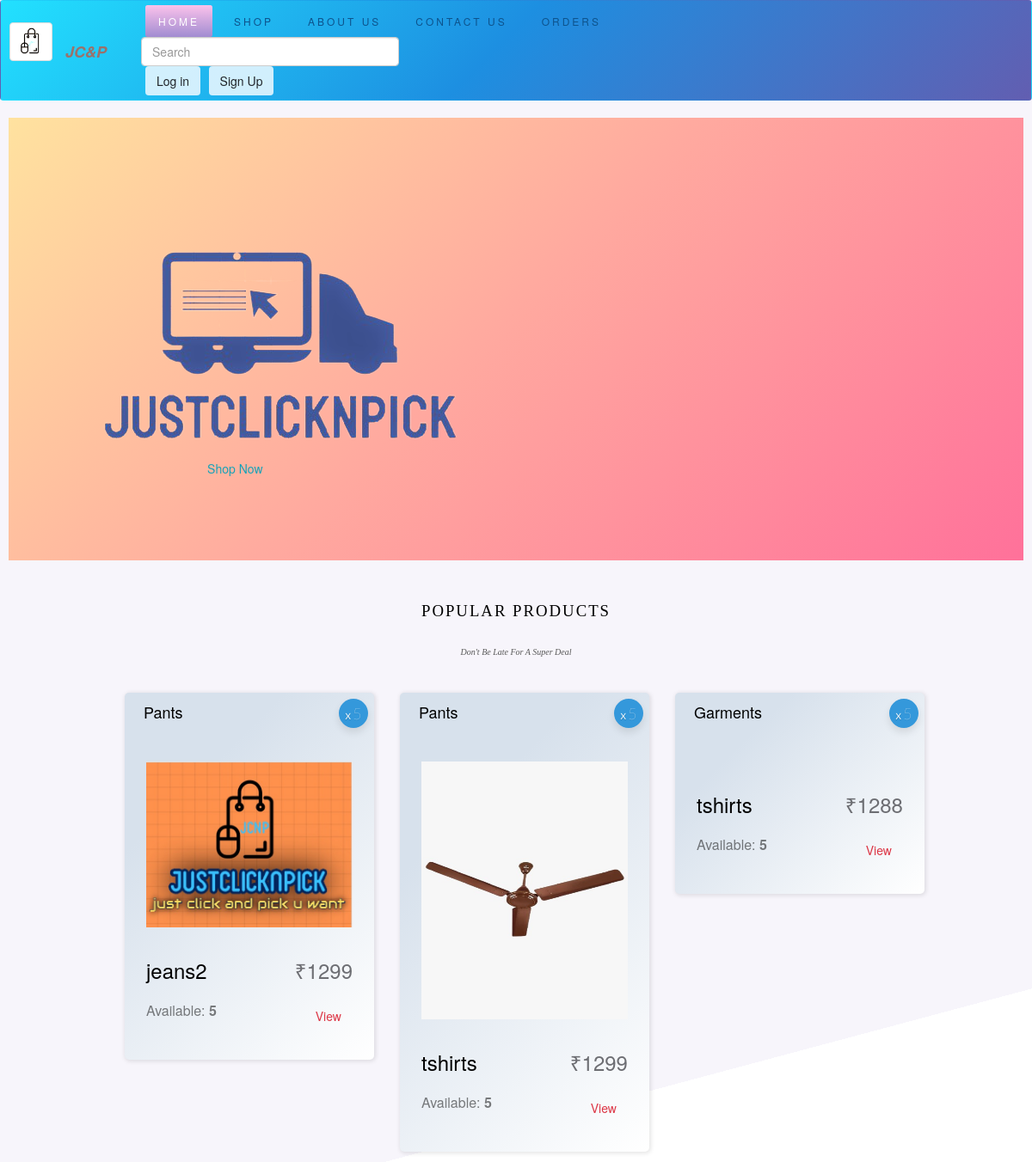
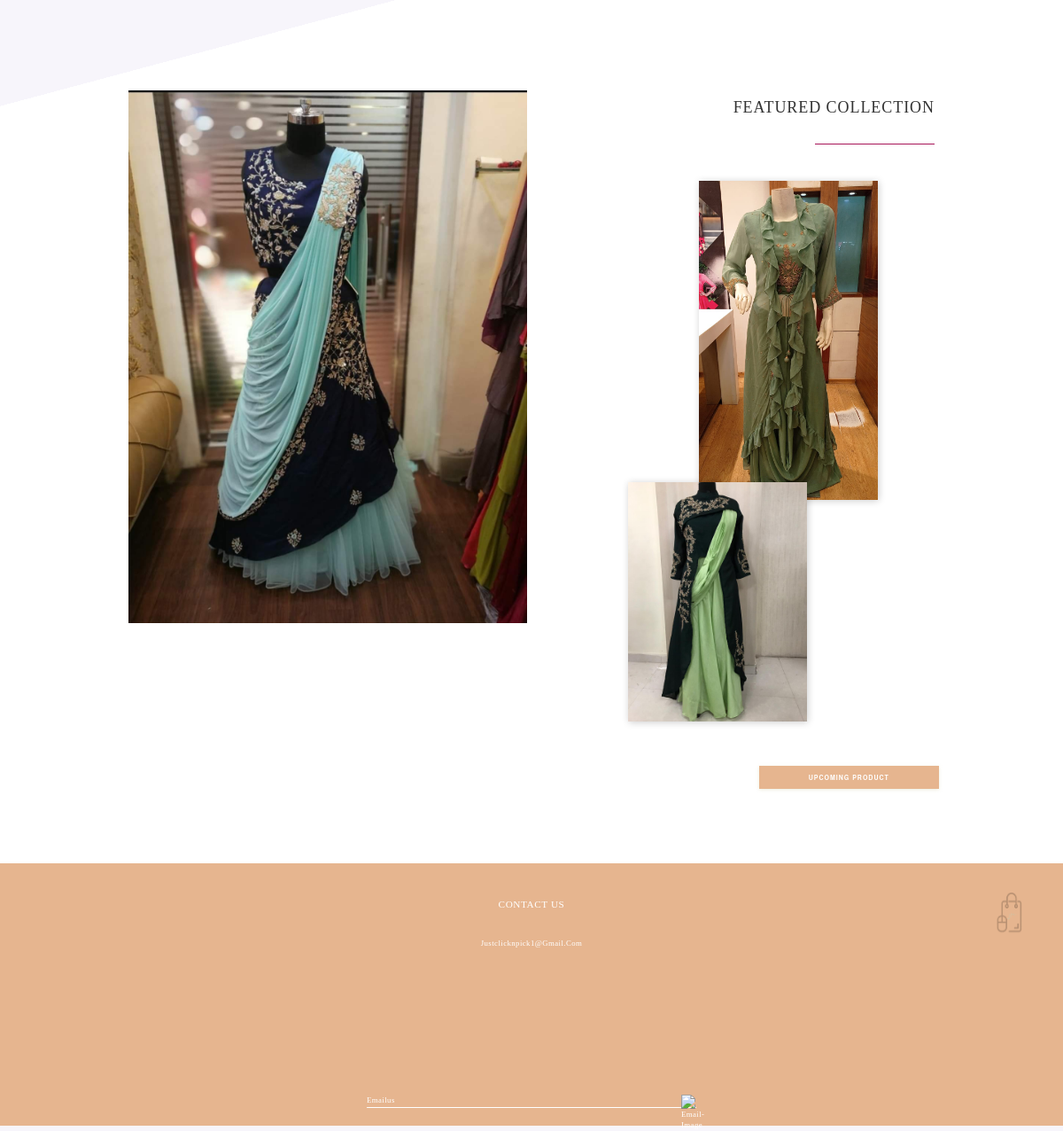
The page / on the database its author committed (2 pictures, top to bottom).
### just/models.py (models this page shows, shortened)
class Product(models.Model):
    product_id = models.AutoField(primary_key=True)
    product_name = models.CharField(max_length=100,blank=False)
    product_price = models.CharField(max_length=100,blank=False)
    category = models.CharField(max_length=100,blank=False)
    subcategory = models.CharField(max_length = 100,blank=False)
    manufacturer_detail = models.CharField(max_length=100,blank=True)
    seller_name = models.CharField(max_length=100,blank=True)
    desc = models.CharField(max_length =1000,blank=False)
    short_desc = models.CharField(max_length =500,blank=True,default="")
    warranty_period = models.CharField(max_length=1000,blank=False,default="")
    refundable = models.CharField(max_length=1000,blank=False,default="")
    date = models.DateTimeField(auto_now_add=True)
    image = models.ImageField(upload_to="shop/images")
    image1 = models.ImageField(upload_to="shop/images",blank=True)
    image2 = models.ImageField(upload_to="shop/images",blank=True)
    image3 = models.ImageField(upload_to="shop/images",blank=True)
    image4 = models.ImageField(upload_to="shop/images",blank=True)
    size1 = models.CharField(max_length=100,default="",blank=True)
    size2 = models.CharField(max_length=100,default="",blank=True)
    size3 = models.CharField(max_length=100,default="",blank=True)
    size4 = models.CharField(max_length=100,default="",blank=True)
    size5 = models.CharField(max_length=100,default="",blank=True)
    instock = models.CharField(max_length=100,blank=True)

### just/views.py (the view)
# urls.py: path("",views.shop,name="home"),
def shop(request):
    product = Product.objects.all()
    if not product:
        return render(request,'shop/index.html')
    subcategory = Product.objects.values('subcategory')
    cats = {item['subcategory'] for item in subcategory}
    allprods = []
    for cat in cats:
        prod = Product.objects.filter(subcategory=cat,instock__gte = 1)
        allprods.append(prod)
    params = {"allprods":allprods}
    return render(request,'shop/home.html',params)

### just/templates/shop/home.html (shortened to what this page needs)
{% extends 'shop/base.html' %}
{% block home %}active{% endblock %}
{% block body %}
    <div class="position-relative overflow-hidden p-3 p-md-5 m-md-3 text-center banner bg-light">
        <div class="col-md-5 p-lg-5 mx-auto my-5">
		<img class="myBanner" src="/media/shop/images/logo_3.png">
        <a class="btn btn-outline-info" href="/shop">Shop Now</a>
        </div>
    </div>
	<section id="products">
		<div class="container">
			<div class="products-header">
				<h2>popular products</h2>
				<p>Don't Be Late For A Super Deal</p>
			</div>
			<div class="row">
				{% for i in allprods %}
				<div class="col-md-4 col-sm-4 col-xs-4">
					<div class="bbb_deals mycolor">
						<div class="ribbon ribbon-top-right"><span><small class="cross">x </small>{{i.0.instock}}</span></div>
						<div class="bbb_deals_title">{{i.0.category}}</div>
						<div class="bbb_deals_slider_container">
							<div class=" bbb_deals_item">
								<div class="bbb_deals_image"><img src="/media/{{i.0.image}}" style="width:100%;max-height:300px;" alt=""></div>
								<div class="bbb_deals_content">
									<div class="bbb_deals_info_line d-flex flex-row justify-content-start">
										<div class="bbb_deals_item_name">{{i.0.product_name}}</div>
										<div class="bbb_deals_item_price ml-auto">₹{{i.0.product_price}}</div>
									</div>
									<div class="available">
										<div class="available_line d-flex flex-row justify-content-start">
											<div class="available_title">Available: <span>{{i.0.instock}}</span></div>
											<a class="btn btn-outline-danger" href="\product\{{i.0.product_id}}">View</a>
										</div>
									</div>
								</div>
							</div>
						</div>
					</div>
				</div>
				{% endfor %}
			</div>
		</div>
	</section>
	<section id="collections">
		<div class="container">
			<div class="c-1">
				<div class="c-1-image-holder"> <img src="/media/shop/images/show_1.jpeg" alt="image"> </div>
			</div>
			<div class="c-2">
				<h2>featured collection</h2>
				<hr />
				<div class="c-2-image-holder"> <img class="left" src="/media/shop/images/show_2.jpeg" alt=""><img class="right" src="/media/shop/images/show_3.jpeg"
					 alt=""></div>
				<p class="button">Upcoming Product</p>
			</div>
		</div>
	</section>
	<section id="contact">
		<div class="container">
			<h4>contact us</h4>
			<p>justclicknpick1@gmail.com</p>
			<p class="email">emailus <span><img src="https://res.cloudinary.com/de8cuyd0n/image/upload/v1520412541/E-commerce%20landing%20page/icons/get_in_touch_1x.png" alt="email-image"></span></p>
		</div>
	</section>
	<div class="back-to-top"><a href="#nav"> <img title="JC&P." width="50" height="50" src="/media/shop/images/logo_2.png" alt="JC&P"></a> </div>
{% endblock %}

### rows shown on the page
Product: instock "5", category "Pants", image (picture), product_name "jeans2", product_price "1299", instock "5"
Product: instock "5", category "Pants", image (picture), product_name "tshirts", product_price "1299", instock "5"
Product: instock "5", category "Garments", product_name "tshirts", product_price "1288", instock "5"
